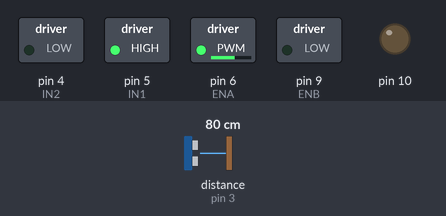
Simulated run of this sketch. Board: Arduino Uno, built with avr-gcc and run on an emulated ATmega328P. Parts: switched loads named in the sketch (green lamp = pin HIGH), output pins drawn as LEDs (lit = HIGH). Wiring (inferred from the names in the program): ultrasonic range finder: trigger pin 2; echo pin 3. The inputs (shaded band) are chosen by the test bench; at power-on: distance to the obstacle (sensor on pin 3) 80 cm. The echo pulse lasts 58.3 µs per cm; pins used as bus, display or sensor lines are not drawn; what the sketch prints to the serial monitor is not drawn.

Above: at 0.2 s.
Timing chart, 0 to 1.7 s (numbered marks = the images above):
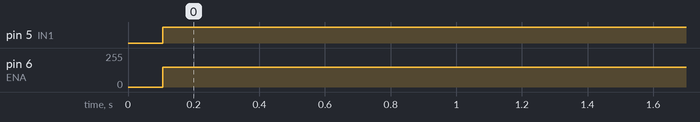

The sketch:

sketch_feb05a.ino
```cpp
#define IN1 5
#define IN2 4
#define ENA 6
#define IN3 7
#define IN4 8
#define ENB 9
#define TRIG_PIN 2
#define ECHO_PIN 3


 void stopProgram() {
  digitalWrite(9, LOW);
  digitalWrite(8, LOW);
  analogWrite(10, 0);
  delay(999999999);
}
 void setup() {
  pinMode(IN1, OUTPUT);
  pinMode(IN2, OUTPUT);
  pinMode(ENA, OUTPUT);
  Serial.begin(9600);
  pinMode(TRIG_PIN, OUTPUT);
  pinMode(ECHO_PIN, INPUT);

}

void loop() {
  digitalWrite(TRIG_PIN, LOW);
  delayMicroseconds(2);
  digitalWrite(TRIG_PIN, HIGH);
  delayMicroseconds(10);
  digitalWrite(TRIG_PIN, LOW);

  long durata = pulseIn(ECHO_PIN, HIGH);  // Misura il tempo dell'eco
  int distanza = durata * 0.034 / 2;      // Conversione in cm
  delay(100);
  Serial.print("Distanza: ");
  Serial.print(distanza);
  Serial.println(" cm");
   int muro = 3;
if(distanza != muro){
  digitalWrite(IN1, HIGH);
  digitalWrite(IN2, LOW);
  analogWrite(ENA, 150);  // Velocità 0-255
  digitalWrite(IN3, HIGH);
  digitalWrite(IN4, LOW);
  analogWrite(ENB, 150);  // Velocità 0-255
  }
  stopProgram();


  /* Motore indietro
  digitalWrite(IN1, LOW);
  digitalWrite(IN2, HIGH);
  analogWrite(ENA, 150);
  */
}
```

Measured:
- by itself, pin 5 (IN1): LOW → HIGH at 0.11 s
- by itself, pin 6 (ENA): 0/255 → 150/255 at 0.11 s
